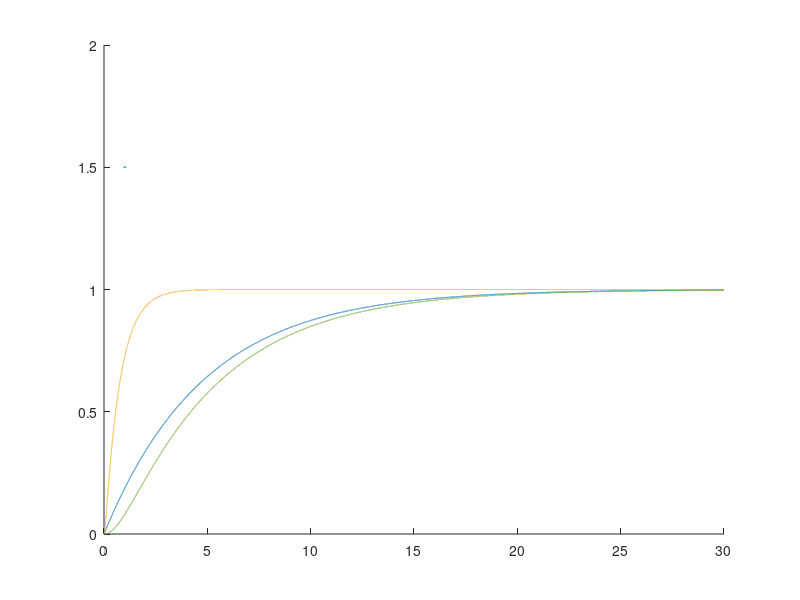

Write MATLAB code to recreate this figure. (Note: this script raises an error after producing the figure.)
close all
clear all
clc
s=tf('s');
%% Integrador 
R2=220e3;
C2=22e-9;
G1=1/(R2*C2*s+1);
tau2=R2*C2
wc2=1/tau2
fc2=wc2/(2*pi)
p1=pole(G1);
%% RLC
Rmin=200;
Rmax=20e3;
N=100;
Rs=linspace(Rmin,Rmax,N);
L=560e-3; %valor da indutancia
C=69e-09; %valor do capacitor
wn=1/sqrt(L*C);
Rc=2*L*wn;
%% resposta ao degrau
dt=1e-6;
t=0:dt:30e-3;
% caso 1 (R>Rc)
R=2*Rc; %valor do resistor do RLC
xi=R/(2*L*wn);
G2=tf([wn^2],[1 2*xi*wn wn^2]); %define função de transferencia no formato G(s)=num/den
y2_1=step(G2,t);
G=G1*G2 %integrador em serie com RLC
y_1=step(G,t); %resposta do sistema de 3° ordem
% caso 2 (R<Rc)
R=1/2*Rc; %valor do resistor do RLC
xi=R/(2*L*wn);
G2=tf([wn^2],[1 2*xi*wn wn^2]); %define função de transferencia no formato G(s)=num/den
y2_2=step(G2,t);
G=G1*G2 %integrador em serie com RLC
y_2=step(G,t); %resposta do sistema de 3° ordem
% caso 3 (R=Rc)
R=Rc; %valor do resistor do RLC
xi=R/(2*L*wn);
G2=tf([wn^2],[1 2*xi*wn wn^2]); %define função de transferencia no formato G(s)=num/den
y2_3=step(G2,t);
G=G1*G2 %integrador em serie com RLC
y_3=step(G,t); %resposta do sistema de 3° ordem
%% plot
figure
y1=step(G1,t); %resposta ao degrau do integrador
hold on
plot(t*1000,y1,'DisplayName','Integrador',LineWidth=1.5)
plot(t*1000,y2_1,'DisplayName','RLC (R>R_c)',LineWidth=1.5)
plot(t*1000,y_1,'DisplayName','3° ordem',LineWidth=1.5)
plot(t*1000,ones(size(t)),'k--',DisplayName='Referência',LineWidth=1.5)
grid on
xlabel('tempo (ms)')
ylabel('Saída (volts)')
legend('Location','best')
title('Caso 1')
figure
hold on
plot(t*1000,y1,'DisplayName','Integrador',LineWidth=1.5)
plot(t*1000,y2_2,'DisplayName','RLC (R<R_c)',LineWidth=1.5)
plot(t*1000,y_2,'DisplayName','3° ordem',LineWidth=1.5)
plot(t*1000,ones(size(t)),'k--',DisplayName='Referência',LineWidth=1.5)
grid on
xlabel('tempo (ms)')
ylabel('Saída (volts)')
legend('Location','best')
title('Caso 2')
figure
hold on
plot(t*1000,y1,'DisplayName','Integrador',LineWidth=1.5)
plot(t*1000,y2_3,'DisplayName','RLC (R=R_c)',LineWidth=1.5)
plot(t*1000,y_3,'DisplayName','3° ordem',LineWidth=1.5)
plot(t*1000,ones(size(t)),'k--',DisplayName='Referência',LineWidth=1.5)
grid on
xlabel('tempo (ms)')
ylabel('Saída (volts)')
legend('Location','best')
title('Caso 3')
%%

